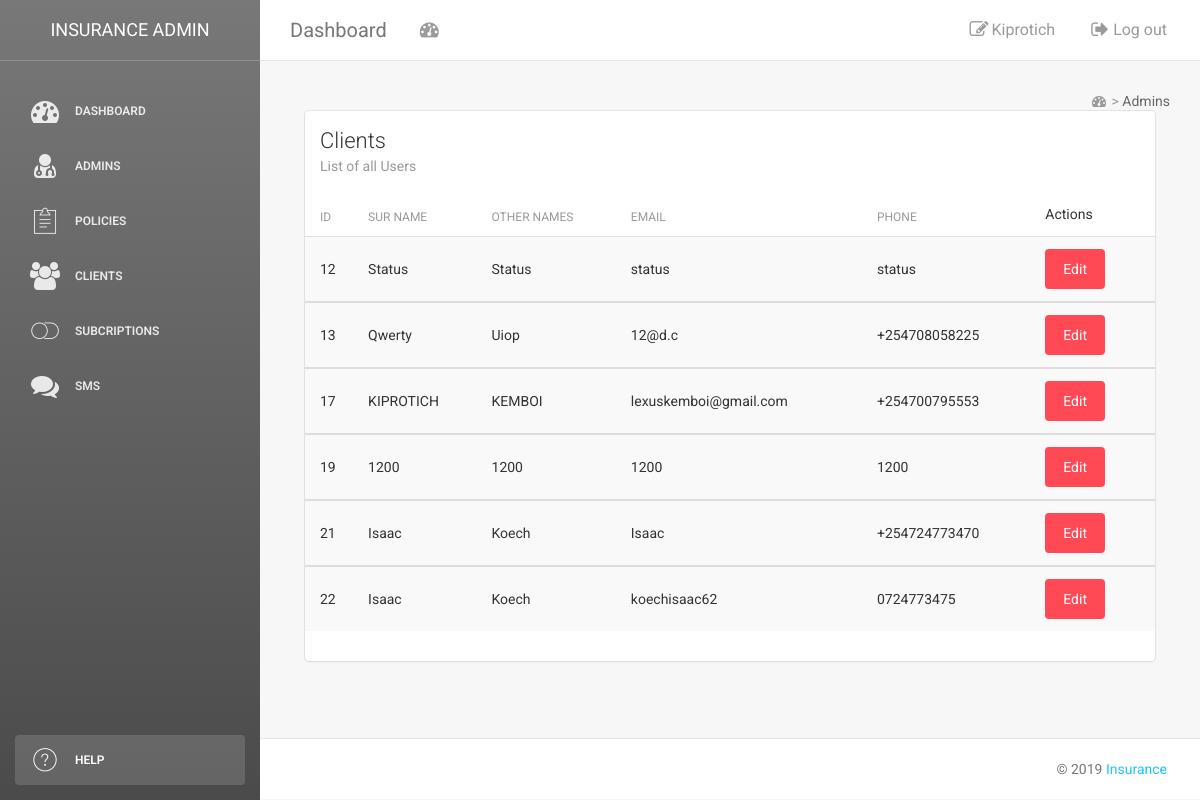
/clients.php (signed in), run on the app's committed database.
### tables this page shows
CREATE TABLE `user_details` (
  `user_Id` int(11) NOT NULL,
  `sur_Name` varchar(35) NOT NULL,
  `first_Name` varchar(35) NOT NULL,
  `id_No` int(10) NOT NULL,
  `phone_No` varchar(14) NOT NULL,
  `email_Address` varchar(65) NOT NULL,
  `address` varchar(65) NOT NULL,
  `status` int(1) NOT NULL DEFAULT '0',
  `privilege` varchar(15) NOT NULL DEFAULT 'user',
  `Password` varchar(25) NOT NULL
);

### clients.php (the view, shortened to what this page needs)
<?php include 'side.php';?>
<?php include 'top.php';
    include "conn.php";
    $sql = "SELECT * FROM user_details WHERE  privilege='user'";
    $result = $conn->query($sql);
?>
<div class="content">
<div class="container-fluid">
			    <nav class="pull-right">
                            <a  style="color:#999" href="index.php">
                                <i class="fa fa-dashboard" ></i> >
                            </a>
                            <a  style="color:#666" href="">
                               Admins
                            </a>
                </nav>
            </div>
             <div class="container-fluid">
<div class="col-md-12">
                        <div class="card">
                            <div class="header">
                                <h4 class="title">Clients</h4>
                                <p class="category">List of all Users</p>
                            </div>
                            <div class="content table-responsive table-full-width">
                                <table class="table table-hover table-striped">
                                    <thead>
                                        <tr><th>ID</th>
                                    	<th>Sur Name</th>
                                    	<th>Other Names</th>
                                        <th>Email</th>
                                        <th>Phone</th>
                                        <td>Actions</td>
                                    </tr></thead>
                                    <?php while($row_user = $result->fetch_assoc()) { ?>
                                    <tbody>
                                        <tr>
                                            <td><?php echo $row_user['user_Id']; ?></td>
                                            <td><?php echo ucfirst($row_user['sur_Name']); ?></td>
                                        	<td><?php echo ucfirst($row_user['first_Name']); ?></td>
                                        	<td><?php echo $row_user['email_Address']; ?></td>
                                            <td><?php echo $row_user['phone_No']; ?></td>
                                            <td>
                                                <form name="del" action="" method="post">
                                                    <button type="submit" class="btn btn-danger btn-fill">Edit</button></td>
                                        </tr>
                                    </tbody>
                                    <?php } ?>
                                </table>
                            </div>
                        </div>
                    </div>
					</div>
					</div>
	<?php include 'footer.php';?>

### side.php (shortened to what this page needs)
<!doctype html>
<html lang="en">
<head>
    <link href="assets/css/bootstrap.min.css" rel="stylesheet" />
    <link href="assets/css/animate.min.css" rel="stylesheet"/>
    <link href="assets/css/light-bootstrap-dashboard.css?v=1.4.0" rel="stylesheet"/>
    <link href="assets/css/demo.css" rel="stylesheet" />
  <link rel="stylesheet" href="bootstrap3-wysihtml5.min.css">
    <link href="http://maxcdn.bootstrapcdn.com/font-awesome/4.2.0/css/font-awesome.min.css" rel="stylesheet">
    <link href="assets/css/pe-icon-7-stroke.css" rel="stylesheet" />
    <link rel="stylesheet" href="//cdnjs.cloudflare.com/ajax/libs/morris.js/0.5.1/morris.css">
</head>
<body>
<div class="wrapper">
    <div class="sidebar" data-color="#000033">
    	<div class="sidebar-wrapper">
            <div class="logo">
                <a href="" class="simple-text">
                    INSURANCE ADMIN
                </a>
            </div>
            <ul class="nav">
                <li>
                    <a href="index.php">
                         <i class="fa fa-dashboard"></i>
                        <p>Dashboard</p>
                    </a>
                </li>
                <li>
                    <a href="admins.php">
                        <i class="fa fa-user-md"></i>
                        <p>Admins</p>
                    </a>
                </li>
                <li>
                    <a href="policies.php">
                        <i class="pe-7s-note2"></i>
                        <p>Policies</p>
                    </a>
                </li>
                <li>
                    <a href="clients.php">
                        <i class="fa fa-users"></i>
                        <p>Clients</p>
                    </a>
                </li>
                <li>
                    <a href="subcriptions.php">
                        <i class="pe-7s-switch"></i>
                        <p>Subcriptions</p>
                    </a>
                </li>
                <li>
                    <a href="sms.php">
                        <i class="fa fa-comments"></i>
                        <p>SMS</p>
                    </a>
                </li>
				<li class="active-pro">
                    <a href="#">
                        <i class="pe-7s-help1"></i>
                        <p>Help</p>
                    </a>
                </li>
            </ul>
    	</div>
    </div>
</body>
</html>

### top.php (shortened to what this page needs)
<?php
    include "conn.php";
    $user = $_SESSION['username'];
    $sql = "SELECT * FROM user_details WHERE  email_Address='$user'";
    $query1 = mysqli_query($conn,$sql);
    $row_user = mysqli_fetch_assoc($query1);
?>
<div class="main-panel">
        <nav class="navbar navbar-default navbar-fixed">
            <div class="container-fluid">
                <div class="navbar-header">
                    <a class="navbar-brand" href="index.php">Dashboard</a>
                </div>
                <div class="collapse navbar-collapse">
                    <ul class="nav navbar-nav navbar-left">
                        <li>
                            <a href="index.php" class="dropdown-toggle" data-toggle="dropdown">
                                <i class="fa fa-dashboard"></i>
                            </a>
                        </li>
                    </ul>
                    <ul class="nav navbar-nav navbar-right">
                        <li>
                           <a href="account.php" title="<?php echo $_SESSION['username'];?>">
                               <p><i class="fa fa-edit"></i>
                               <?php echo ucfirst($row_user['sur_Name']);?></p>
                            </a>
                        </li>
                        <li>
                            <a href="logout.php" title="<?php echo $_SESSION['username'];?>">
                                <p><i class="fa fa-sign-out"></i>
								Log out</p>
                            </a>
                        </li>
                    </ul>
                </div>
            </div>
        </nav>

### footer.php
<footer class="footer">
           <div class="container-fluid">
               <p class="copyright pull-right">
                   &copy; <script>document.write(new Date().getFullYear())</script> <a href="#">Insurance</a>
               </p>
           </div>
       </footer>

### assets/css/demo.css (style rules this page uses)
.sidebar .nav > li.active-pro { position: absolute; width: 100%; bottom: 10px; }
.sidebar .nav > li.active-pro a { background: rgba(255, 255, 255, 0.14); opacity: 1; color: #FFFFFF; }

### data on the page
user_details: sur_Name "Kiprotich"
user_details: user_Id "12", sur_Name "Status", first_Name "Status", email_Address "status", phone_No "status"
user_details: user_Id "13", sur_Name "Qwerty", first_Name "Uiop", email_Address "12@d.c", phone_No "+254708058225"
user_details: user_Id "17", sur_Name "KIPROTICH", first_Name "KEMBOI", email_Address "lexuskemboi@gmail.com", phone_No "+254700795553"
user_details: user_Id "19", sur_Name "1200", first_Name "1200", email_Address "1200", phone_No "1200"
user_details: user_Id "21", sur_Name "Isaac", first_Name "Koech", email_Address "Isaac", phone_No "+254724773470"
user_details: user_Id "22", sur_Name "Isaac", first_Name "Koech", email_Address "koechisaac62", phone_No "0724773475"
